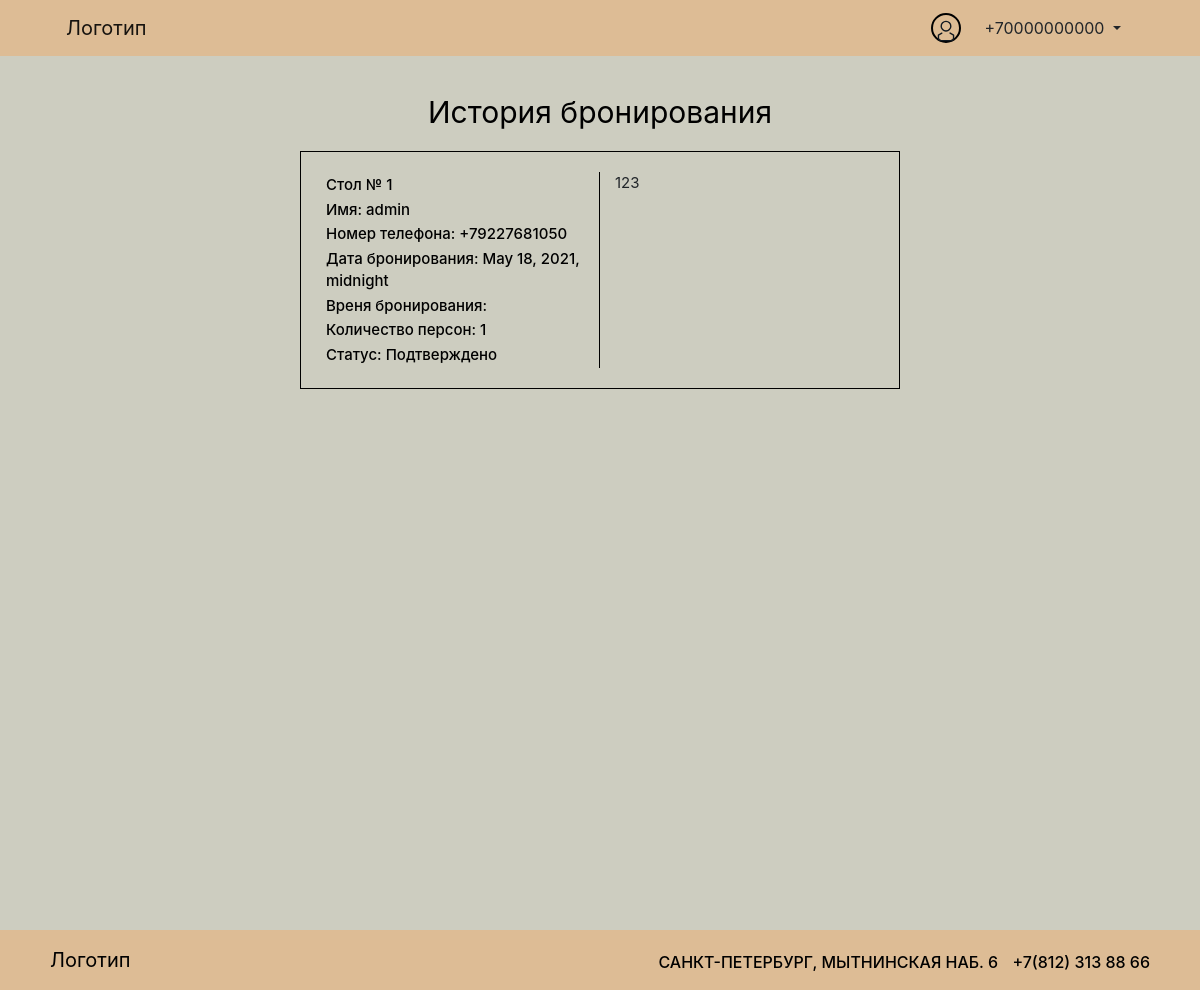
The app's page /admin_profile/history/ (signed in) with its own data.
### user/models.py (models this page shows, shortened)
class Profile(models.Model):
    ADMIN = 'ADM'
    CLIENT = 'CLI'
    WORKER = 'WOR'
    USER_PERMISSION_CHOICES = [
        (ADMIN, 'Админ'),
        (CLIENT, 'Пользователь'),
        (WORKER, 'Работник'),
    ]
    perm = models.CharField(
        max_length=3,
        choices=USER_PERMISSION_CHOICES,
        default=CLIENT
    )
    user = models.OneToOneField(User, on_delete=models.CASCADE)
    phone = models.TextField(max_length=12, blank=True)
    class Meta:
        verbose_name = 'Профиль'
        verbose_name_plural = 'Профили'

### project/models.py (models this page shows)
class Booking(models.Model):
    WAITING = 'WA'
    ACCEPTED = 'AC'
    REJECTED = 'RE'
    BOOKING_STATUS_CHOICES = [
        (WAITING, 'В ожидании'),
        (ACCEPTED, 'Подтверждено'),
        (REJECTED, 'Отклонено'),
    ]
    persons_num = models.PositiveIntegerField(default=1, validators=[MinValueValidator(1), MaxValueValidator(100)], verbose_name="количество человек")
    booked_at = models.DateTimeField(default=datetime.now)
    status = models.CharField(
        max_length=2,
        choices=BOOKING_STATUS_CHOICES,
        default=WAITING
    )
    closed = models.BooleanField(default=False, verbose_name="Бронь закрыта?")
    created_at = models.DateTimeField(auto_now_add=True)
    updated_at = models.DateTimeField(auto_now=True)
    user = models.ForeignKey(User, on_delete=models.CASCADE, verbose_name="Пользователь, создавший бронь")
    table = models.ForeignKey(Table, on_delete=models.CASCADE, verbose_name="Стол")
    preorder = models.ForeignKey(Preorder, on_delete=models.CASCADE, verbose_name="Предзаказ")
    class Meta:
        verbose_name = 'Бронирование'
        verbose_name_plural = 'Бронирования'

class Table(models.Model):
    number = models.PositiveIntegerField()
    seats_num = models.PositiveIntegerField()
    user = models.ForeignKey(User, on_delete=models.CASCADE)
    created_at = models.DateTimeField(auto_now_add=True)
    updated_at = models.DateTimeField(auto_now=True)
    class Meta:
        verbose_name = 'Стол'
        verbose_name_plural = 'Столы'

class Preorder(models.Model):
    number = models.PositiveIntegerField()
    created_at = models.DateTimeField(auto_now_add=True)
    updated_at = models.DateTimeField(auto_now=True)
    dishes = models.CharField(max_length=255, default="Предварительный заказ отсутствует.", verbose_name="Блюда")
    class Meta:
        verbose_name = 'Предзаказ'
        verbose_name_plural = 'Предзаказы'

### project/views.py (the view, shortened to what this page needs)
# urls.py: path('history/', views.HistoryView.as_view()),
@method_decorator([login_required], name='dispatch')
class HistoryView(View):
    template_name = 'admin_history.html'
    def get_context(self):
        context = {}
        context['bookings'] = Booking.objects.filter(closed=True)
        return context
    def get(self, request, *args, **kwargs):
        context = self.get_context()
        return render(request, self.template_name, context)

### project/templates/admin_history.html (shortened to what this page needs)
{% extends 'base.html' %}
{% block content %}
{% load static %}
<header>
  <nav class="navbar navbar-expand-lg navbar-light">
    <a class="navbar-brand" href="/">Логотип</a>
    <div class="collapse navbar-collapse navbar__actions" id="navbarSupportedContent">
      <form class="form-inline my-2 my-lg-0 navbar__actions_button">
        <div class="profile_avatar">
          <img src="{% static 'img/human_icon.svg' %}" alt="">
        </div>
        <div class="dropdown">
          <a class="btn  dropdown-toggle" href="#" role="button" id="dropdownMenuLink" data-toggle="dropdown" aria-haspopup="true" aria-expanded="false">
            {{ user.profile.phone }}
          </a>
        </div>
      </form>
    </div>
  </nav>
</header>
<main>
  <div class="profile">
    <div class="profile__inputs">
      <div class="bookingForm__title">
        <p>История бронирования</p>
      </div>
      <div class="profile__inputs_field">
        <div class="historyBlock">
        {% for booking in bookings %}
          <div class="historyBlock_oneblock row">
            <div class="col-6" style="border-right: 1px solid black">
              <p class="historyBlock_oneblock_text">Стол № {{ booking.table.number }}
              </p>
              <p class="historyBlock_oneblock_text">Имя: {{ booking.user.username }}</p>
              <p class="historyBlock_oneblock_text">Номер телефона: {{ booking.user.profile.phone }}</p>
              <p class="historyBlock_oneblock_text">Дата бронирования: {{ booking.booked_at }}</p>
              <p class="historyBlock_oneblock_text">Вреня бронирования: {{ booking.duration }}</p>
              <p class="historyBlock_oneblock_text">Количество персон: {{ booking.persons_num }}</p>
              <p class="historyBlock_oneblock_text">Статус: <span style="color: black">{{ booking.get_status_display }}</span></p>
            </div>
            <div class="col-6">
              <p class="historyBlock_order_text">{{ booking.preorder.dishes }}</p>
            </div>
          </div>
        {% endfor %}
          </div>
        </div>
      </div>
    </div>
</main>
{% endblock %}

### static/css/style.css (style rules this page uses)
body { width: 100%; background: #CDCDC0; min-height: 100vh; position: relative; }
a { color: black; }
header { background: #DDBC95; padding: 0 50px; position: fixed; width: 100%; z-index: 1000; top: 0; }
.profile_avatar { width: 30px; height: 30px; border: 2px solid black; border-radius: 15px; padding: 2px; margin-right: 10px; }
.bookingForm__title p { color: black; text-align: center; font-size: 30px; }
.profile { padding: 0 25%; }
.profile__inputs { margin-top: 90px; }
.historyBlock { border: 1px solid black; }
.historyBlock_oneblock { padding: 20px 25px; }
.historyBlock_oneblock_text { margin: 2px 0; font-size: 15px; color: black; font-weight: 500; }
.historyBlock_order_text { font-size: 15px; }

### records on screen
Booking: table.number "1", user.username "admin", user.profile.phone "+79227681050", booked_at "May 18, 2021, midnight", persons_num "1", status "Подтверждено", preorder.dishes "123"

### other values on screen
{{ user.profile.phone }} "+70000000000"
